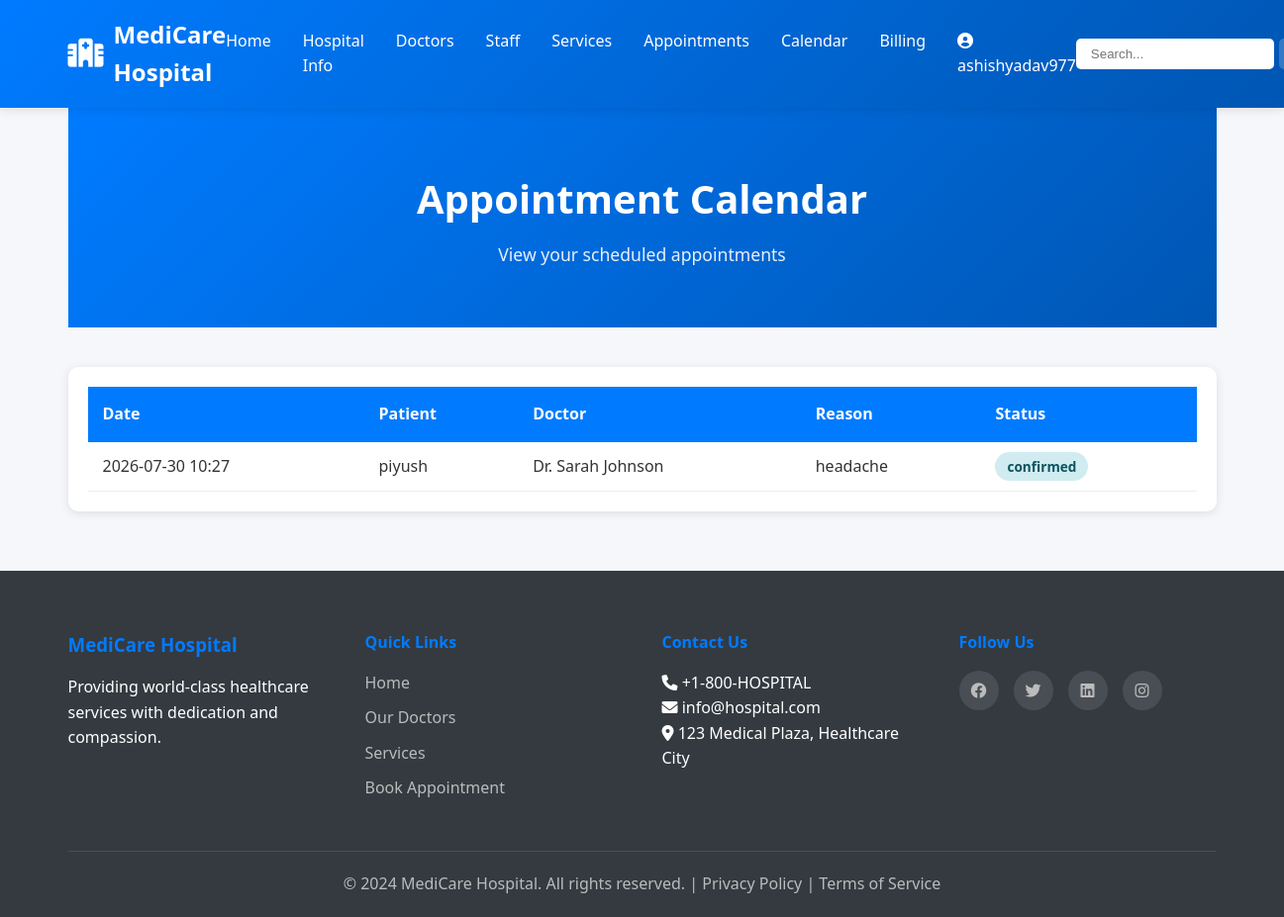
The app's page /calendar (signed in), older data.
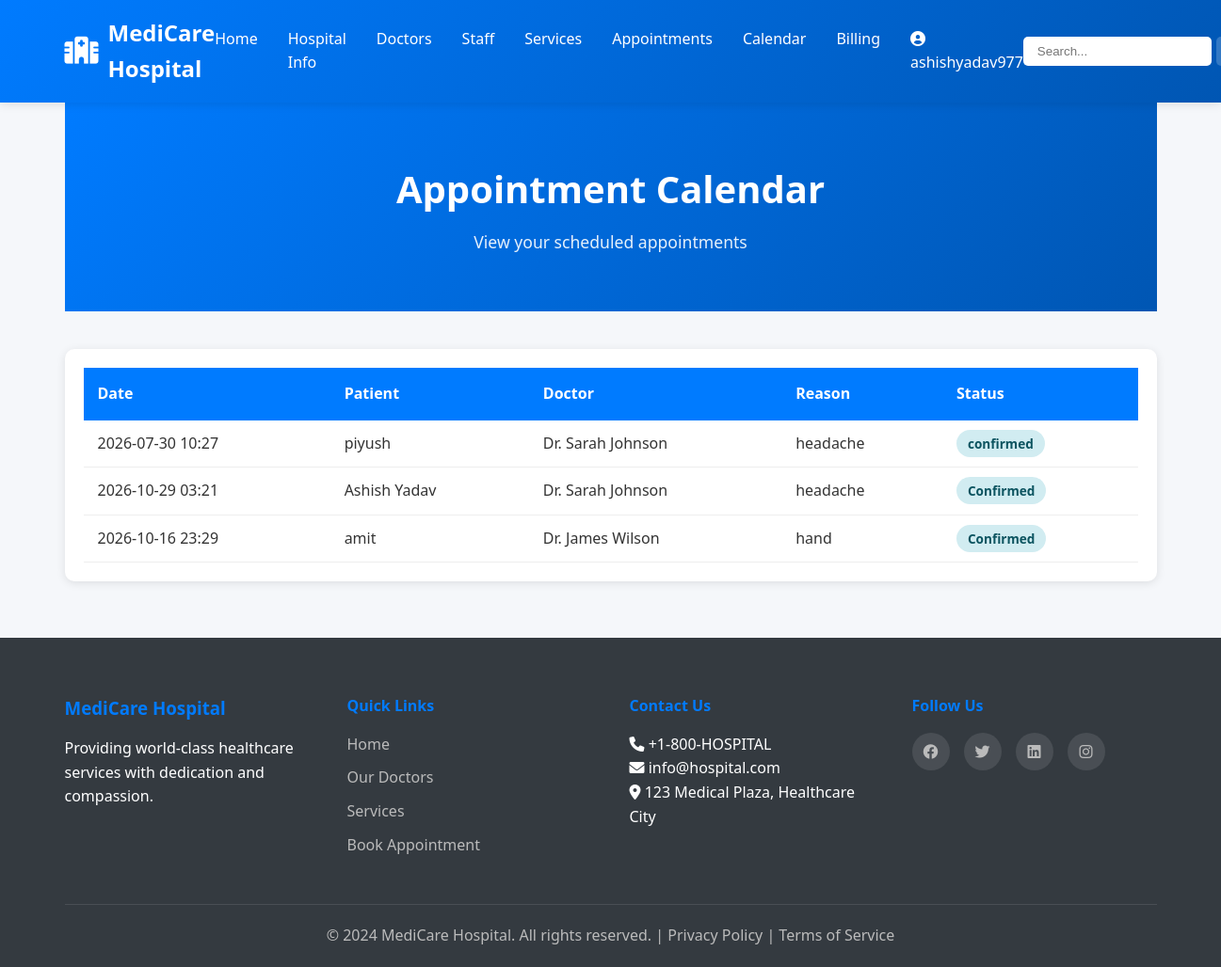
The same page, newer data.
### hospital/hospital_management_system/app.py (models this page shows)
class Appointment(db.Model):
    id = db.Column(db.Integer, primary_key=True)
    user_id = db.Column(db.Integer, db.ForeignKey('user.id'))
    patient_name = db.Column(db.String(100), nullable=False)
    patient_email = db.Column(db.String(100), nullable=False)
    patient_phone = db.Column(db.String(20), nullable=False)
    doctor_id = db.Column(db.Integer, db.ForeignKey('doctor.id'), nullable=False)
    appointment_date = db.Column(db.DateTime, nullable=False)
    reason = db.Column(db.Text)
    status = db.Column(db.String(20), default='Pending')
    created_at = db.Column(db.DateTime, default=datetime.now)
    doctor = db.relationship('Doctor', backref='appointments')

class Doctor(db.Model):
    id = db.Column(db.Integer, primary_key=True)
    name = db.Column(db.String(100), nullable=False)
    specialization = db.Column(db.String(100), nullable=False)
    experience = db.Column(db.Integer, nullable=False)
    phone = db.Column(db.String(20))
    email = db.Column(db.String(100))
    image = db.Column(db.String(255))
    availability = db.Column(db.String(50), default='Available')
    bio = db.Column(db.Text)
    created_at = db.Column(db.DateTime, default=datetime.now)

### hospital/hospital_management_system/app.py (the view)
@app.route('/calendar')
@login_required
def calendar_page():
    appointments = Appointment.query.all() if session.get('user_type') == 'admin' else Appointment.query.filter_by(user_id=session['user_id']).all()
    return render_template('calendar.html', appointments=appointments)

### hospital/hospital_management_system/app.py (called while the page is built)
def login_required(f):
    @wraps(f)
    def decorated_function(*args, **kwargs):
        if 'user_id' not in session:
            flash('Please log in first', 'danger')
            return redirect(url_for('login'))
        return f(*args, **kwargs)
    return decorated_function

### hospital/hospital_management_system/templates/calendar.html (shortened to what this page needs)
{% extends "base.html" %}
{% block content %}
<div class="container">
    <div class="page-header"><h1>Appointment Calendar</h1><p>View your scheduled appointments</p></div>
    <section class="appointments-list-section">
        {% if appointments %}
        <div class="appointments-table-wrapper"><table class="appointments-table"><thead><tr><th>Date</th><th>Patient</th><th>Doctor</th><th>Reason</th><th>Status</th></tr></thead><tbody>
        {% for appointment in appointments %}<tr><td>{{ appointment.appointment_date.strftime('%Y-%m-%d %H:%M') }}</td><td>{{ appointment.patient_name }}</td><td>{{ appointment.doctor.name }}</td><td>{{ appointment.reason or 'N/A' }}</td><td><span class="status status-{{ appointment.status.lower() }}">{{ appointment.status }}</span></td></tr>{% endfor %}
        </tbody></table></div>
        {% else %}<p class="empty-message">No appointments scheduled.</p>{% endif %}
    </section>
</div>
{% endblock %}

### hospital/hospital_management_system/templates/base.html (shortened to what this page needs)
<!DOCTYPE html>
<html lang="en">
<head>
    <link rel="stylesheet" href="{{ url_for('static', filename='css/style.css') }}">
    <link rel="stylesheet" href="https://cdnjs.cloudflare.com/ajax/libs/font-awesome/6.0.0/css/all.min.css">
</head>
<body>
    <nav class="navbar">
        <div class="container">
            <div class="navbar-brand">
                <a href="/" class="logo">
                    <i class="fas fa-hospital"></i> MediCare Hospital
                </a>
            </div>
            <ul class="nav-menu">
                <li><a href="/" class="nav-link">Home</a></li>
                <li><a href="/hospital-info" class="nav-link">Hospital Info</a></li>
                <li><a href="/doctors" class="nav-link">Doctors</a></li>
                <li><a href="/staff" class="nav-link">Staff</a></li>
                <li><a href="/services" class="nav-link">Services</a></li>
                <li><a href="/appointments" class="nav-link">Appointments</a></li>
                {% if session.get('user_id') %}<li><a href="{{ url_for('calendar_page') }}" class="nav-link">Calendar</a></li>{% endif %}
                <li><a href="/bills" class="nav-link">Billing</a></li>
                {% if session.get('user_id') %}
                    <li class="user-menu-item">
                        <a href="#" class="nav-link user-menu-toggle">
                            <i class="fas fa-user-circle"></i> {{ session.get('username') }}
                        </a>
                    </li>
                {% else %}
                    <li><a href="{{ url_for('login') }}" class="nav-link btn-login">Login</a></li>
                    <li><a href="{{ url_for('register') }}" class="nav-link btn-register">Register</a></li>
                {% endif %}
            </ul>
            <div class="search-container">
                <input type="text" id="searchInput" placeholder="Search..." class="search-input">
                <button class="search-btn"></button>
            </div>
        </div>
    </nav>
    <main class="main-content">
        {% block content %}{% endblock %}
    </main>
    <footer class="footer">
        <div class="container">
            <div class="footer-content">
                <div class="footer-section">
                    <h3>MediCare Hospital</h3>
                    <p>Providing world-class healthcare services with dedication and compassion.</p>
                </div>
                <div class="footer-section">
                    <h4>Quick Links</h4>
                    <ul>
                        <li><a href="/">Home</a></li>
                        <li><a href="/doctors">Our Doctors</a></li>
                        <li><a href="/services">Services</a></li>
                        <li><a href="/appointments">Book Appointment</a></li>
                    </ul>
                </div>
                <div class="footer-section">
                    <h4>Contact Us</h4>
                    <p><i class="fas fa-phone"></i> +1-800-HOSPITAL</p>
                    <p><i class="fas fa-envelope"></i> info@hospital.com</p>
                    <p><i class="fas fa-map-marker-alt"></i> 123 Medical Plaza, Healthcare City</p>
                </div>
                <div class="footer-section">
                    <h4>Follow Us</h4>
                    <div class="social-links">
                        <a href="#"><i class="fab fa-facebook"></i></a>
                        <a href="#"><i class="fab fa-twitter"></i></a>
                        <a href="#"><i class="fab fa-linkedin"></i></a>
                        <a href="#"><i class="fab fa-instagram"></i></a>
                    </div>
                </div>
            </div>
            <div class="footer-bottom">
                <p>&copy; 2024 MediCare Hospital. All rights reserved. | Privacy Policy | Terms of Service</p>
            </div>
        </div>
    </footer>
</body>
</html>

### hospital/hospital_management_system/static/css/style.css (style rules this page uses)
* { margin: 0; padding: 0; box-sizing: border-box; }
:root { --primary-color: #007bff; --secondary-color: #6c757d; --success-color: #28a745; --danger-color: #dc3545; --warning-color: #ffc107; --info-color: #17a2b8; --dark-color: #343a40; --light-color: #f8f9fa; --white: #ffffff; --shadow: 0 2px 10px rgba(0, 0, 0, 0.1); --shadow-lg: 0 5px 20px rgba(0, 0, 0, 0.15); }
html { scroll-behavior: smooth; }
body { font-family: 'Segoe UI', Tahoma, Geneva, Verdana, sans-serif; color: #333; background-color: #f5f7fa; line-height: 1.6; }
.container { max-width: 1200px; margin: 0 auto; padding: 0 20px; }
.navbar { background: linear-gradient(135deg, var(--primary-color) 0%, #0056b3 100%); color: white; padding: 1rem 0; position: sticky; top: 0; z-index: 1000; box-shadow: var(--shadow); }
.navbar .container { display: flex; justify-content: space-between; align-items: center; }
.navbar-brand { display: flex; align-items: center; }
.logo { font-size: 1.5rem; font-weight: bold; color: white; text-decoration: none; display: flex; align-items: center; gap: 10px; }
.logo i { font-size: 1.8rem; }
.nav-menu { display: flex; list-style: none; gap: 2rem; }
.nav-link { color: white; text-decoration: none; transition: opacity 0.3s; }
.search-container { display: flex; gap: 5px; }
.search-input { padding: 8px 15px; border: none; border-radius: 5px; width: 200px; }
.search-btn { padding: 8px 15px; background: rgba(255, 255, 255, 0.2); border: none; color: white; cursor: pointer; border-radius: 5px; transition: background 0.3s; }
.page-header { background: linear-gradient(135deg, var(--primary-color) 0%, #0056b3 100%); color: white; padding: 60px 20px; text-align: center; margin-bottom: 40px; }
.page-header h1 { font-size: 2.5rem; margin-bottom: 10px; }
.page-header p { font-size: 1.1rem; opacity: 0.9; }
.appointments-table-wrapper, .bills-list-wrapper { background: white; padding: 20px; border-radius: 10px; box-shadow: var(--shadow); overflow-x: auto; }
.appointments-table, .bills-table { width: 100%; border-collapse: collapse; }
.appointments-table thead, .bills-table thead { background: var(--primary-color); color: white; }
.appointments-table th, .bills-table th { padding: 15px; text-align: left; font-weight: 600; }
.appointments-table td, .bills-table td { padding: 12px 15px; border-bottom: 1px solid #eee; }
.status { padding: 5px 12px; border-radius: 20px; font-weight: 600; font-size: 0.85rem; }
.status-confirmed { background: #d1ecf1; color: #0c5460; }
.footer { background: var(--dark-color); color: white; padding: 60px 20px 20px; margin-top: 60px; }
.footer-content { display: grid; grid-template-columns: repeat(auto-fit, minmax(250px, 1fr)); gap: 40px; margin-bottom: 40px; }
.footer-section h3, .footer-section h4 { margin-bottom: 15px; color: var(--primary-color); }
.footer-section ul { list-style: none; }
.footer-section ul li { margin-bottom: 10px; }
.footer-section a { color: #bbb; text-decoration: none; transition: color 0.3s; }
.social-links { display: flex; gap: 15px; }
.social-links a { display: inline-flex; align-items: center; justify-content: center; width: 40px; height: 40px; background: rgba(255, 255, 255, 0.1); border-radius: 50%; transition: background 0.3s; }
.footer-bottom { text-align: center; border-top: 1px solid rgba(255, 255, 255, 0.1); padding-top: 20px; color: #bbb; }

### hospital/hospital_management_system/templates/base.html (style rules this page uses)
.user-menu-item { position: relative; }

Row changes from the older to the newer data that the page shows:
added Appointment: appointment_date "2026-10-29 03:21", patient_name "Ashish Yadav", doctor.name "Dr. Sarah Johnson", reason "headache", status "Confirmed"
added Appointment: appointment_date "2026-10-16 23:29", patient_name "amit", doctor.name "Dr. James Wilson", reason "hand", status "Confirmed"
